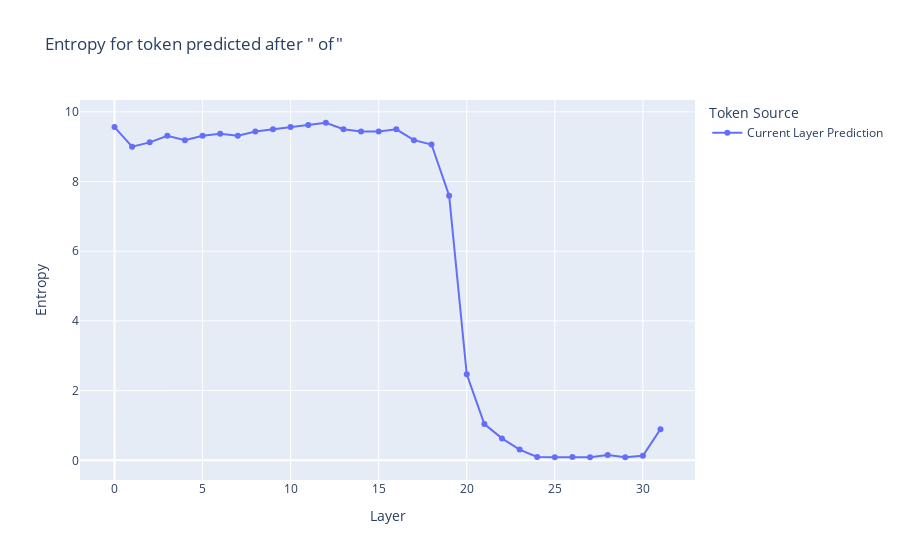

Write notebook code for a chart like this one.
### Code cell
ll.logitEntropy(llama, prompt, remote=True, heatmap=False, token=None)

### Figure 1 — Plotly figure (JSON) as saved in the notebook; plotly's stock layout.template omitted (floating-point values rounded to 4 significant figures)
{"data": [{"hovertemplate": "Input Token:  of<br>Layer: %{x}<br>Predicted Token: %{text}<br>Entropy: %{y:.4f}<br><extra></extra>", "legendgroup": "Current Layer Prediction", "line": {"color": "#636efa", "dash": "solid"}, "marker": {"symbol": "circle"}, "mode": "lines+markers", "name": "Current Layer Prediction", "orientation": "v", "showlegend": true, "text": ["Looper", "oley", "内の", "内の", " en", " Oaks", " Oaks", "allis", ".Tick", "uzu", "�", ")frame", ")frame", " Vend", "oplevel", "undler", "undler", "undler", " _______,", " Paris", " Paris", " Paris", " Paris", " Paris", " Paris", " Paris", " Paris", " Paris", " Paris", " Paris", " Paris", " Paris"], "texttemplate": "%{text}", "type": "scatter", "x": [0, 1, 2, 3, 4, 5, 6, 7, 8, 9, 10, 11, 12, 13, 14, 15, 16, 17, 18, 19, 20, 21, 22, 23, 24, 25, 26, 27, 28, 29, 30, 31], "xaxis": "x", "y": [9.562, 9.0, 9.125, 9.312, 9.188, 9.312, 9.375, 9.312, 9.438, 9.5, 9.562, 9.625, 9.688, 9.5, 9.438, 9.438, 9.5, 9.188, 9.062, 7.594, 2.469, 1.039, 0.6289, 0.3086, 0.09863, 0.08789, 0.09229, 0.08838, 0.1543, 0.08887, 0.1279, 0.8945], "yaxis": "y"}], "layout": {"legend": {"title": {"text": "Token Source"}, "tracegroupgap": 0}, "title": {"text": "Entropy for token predicted after \" of\""}, "xaxis": {"anchor": "y", "domain": [0, 1], "title": {"text": "Layer"}}, "yaxis": {"anchor": "x", "domain": [0, 1], "title": {"text": "Entropy"}}}}
